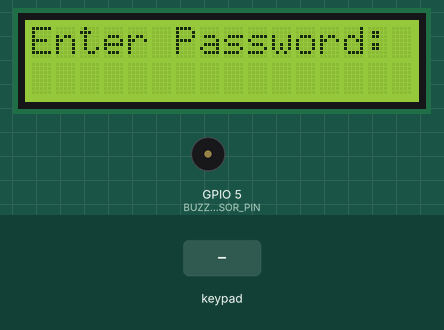
This sketch was run on a simulated ESP32. Shown: 16×2 character LCD, buzzer (waves = sounding, pin HIGH). The inputs (shaded band) are chosen by the test bench. What the sketch prints to the serial monitor is not drawn.

Above: at 1.2 s.
1.3 s: key '#' pressed
At 1.42 s:
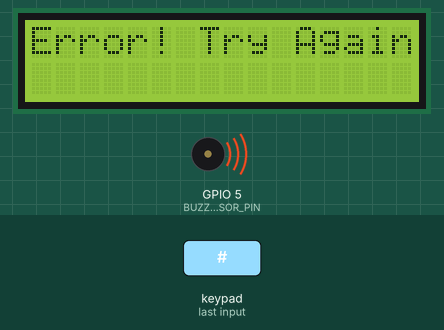
3.4 s: keypad keys 1 2 3 4 # pressed 0.4 s apart
At 5.9 s:
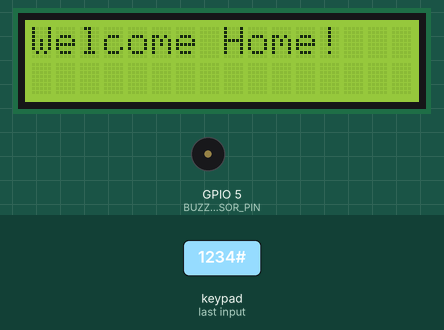
8.4 s: key 'U' pressed
At 9.0 s:
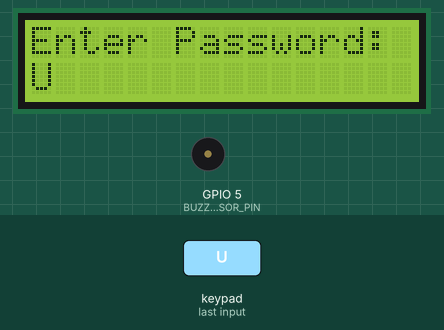
9.9 s: keypad keys 1 2 3 4 D pressed 0.4 s apart
At 12.9 s:
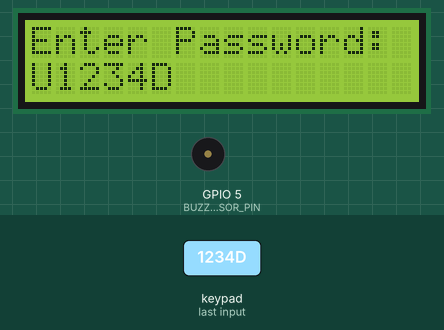
13.4 s: key 'L' pressed
At 14.1 s:
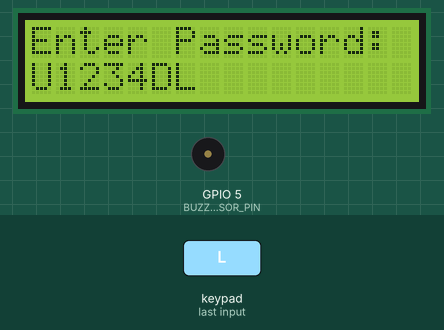
14.9 s: key 'R' pressed
At 15.6 s:
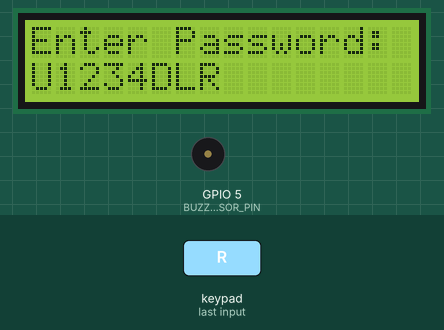
Timing chart, 0 to 17.4 s (numbered marks = the images above; inputs shaded):
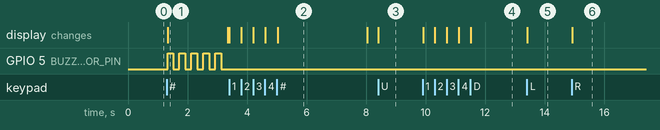

The sketch:

Board2.ino
```cpp
#include <Arduino.h>
#include <LiquidCrystal_I2C.h>
#include <Keypad.h>
#include <Wire.h>
#include <SoftwareSerial.h>

// Define buzzer pin
#define BUZZER_SENSOR_PIN 5

// Define RX and TX pins for SoftwareSerial
const int rxPin = 21;
const int txPin = 19;

// Initialize SoftwareSerial
SoftwareSerial serial2(rxPin, txPin);

// Keypad configuration
const byte ROWS = 4; // Four rows
const byte COLS = 4; // Four columns
char keys[ROWS][COLS] = {
  {'1', '2', '3', 'U'}, // Example custom key
  {'4', '5', '6', 'D'}, // Example custom key
  {'7', '8', '9', '*'}, // '*' to clear
  {'L', '0', 'R', '#'}  // '#' to submit
};

byte rowPins[ROWS] = {32, 33, 25, 26};
byte colPins[COLS] = {13, 12, 14, 27};

Keypad keypad = Keypad(makeKeymap(keys), rowPins, colPins, ROWS, COLS);

// LCD configuration
LiquidCrystal_I2C lcd(0x27, 16, 2);

// Password settings
String password = "1234"; // Correct password
String inputPassword = "";
int count = 0;

void setup() {
  // Serial communication for debugging
  Serial.begin(74880);
  serial2.begin(9600);

  // Initialize I2C communication for LCD
  Wire.begin(22, 23);

  // Configure the buzzer pin as output
  pinMode(BUZZER_SENSOR_PIN, OUTPUT);

  // Initialize the LCD
  lcd.init();
  lcd.backlight();
  lcd.setCursor(0, 0);
  lcd.print("Enter Password:");
}

void loop() {
  // Read key press from the keypad
  char key = keypad.getKey();

  if (key) {
    if (key == '#') { // Submit password
      if (inputPassword == password) {
        // Correct password: display success message
        lcd.clear();
        lcd.setCursor(0, 0);
        lcd.print("Welcome Home!");
        Serial.println("Correct Password!");
        serial2.println("true");
        delay(3000);
      } else {
        // Incorrect password: display error message and activate buzzer
        lcd.clear();
        lcd.setCursor(0, 0);
        lcd.print("Error! Try Again");
        count++;
        if(count >= 3) {
          serial2.println("false");
          count = 0;
        }
        Serial.println("Wrong Password!");

        // Activate buzzer with pip-pip-pip pattern
        Serial.println("Activating Buzzer...");
        for (int i = 0; i < 5; i++) { // Beep 3 times
          digitalWrite(BUZZER_SENSOR_PIN, HIGH);
          delay(200); // Beep duration (200ms)
          digitalWrite(BUZZER_SENSOR_PIN, LOW);
          delay(200); // Pause between beeps (200ms)
        }
        Serial.println("Buzzer Deactivated.");
      }

      // Reset input password and LCD for next attempt
      inputPassword = "";
      lcd.clear();
      lcd.setCursor(0, 0);
      lcd.print("Enter Password:");
    } else if (key == '*') { // Clear input
      inputPassword = "";
      lcd.setCursor(0, 1);
      lcd.print("                "); // Clear second row
      Serial.println("Input Cleared");
    } else {
      // Append the pressed key to the input password
      inputPassword += key;
      lcd.setCursor(0, 1);
      lcd.print(inputPassword);
      Serial.print("Key Pressed: ");
      Serial.println(key);
    }
  }
}
```

Measured:
- after the input at 1.3 s, GPIO 5 (BUZZER_SENSOR_PIN): alternates HIGH for 0.20 s and LOW for 0.20 s, starting at once; the display: changes at once (image 1)
- after the input at 3.4 s, the display: first changes at once (image 2 shows a later state)
- after the input at 8.4 s, the display: changes at once (image 3)
- after the input at 9.9 s, the display: first changes at once (image 4 shows a later state)
- after the input at 13.4 s, the display: changes at once (image 5)
- after the input at 14.9 s, the display: changes at once (image 6)
- what the display in image 1 shows lasts 2.0 s, from 1.3 s to 3.3 s
